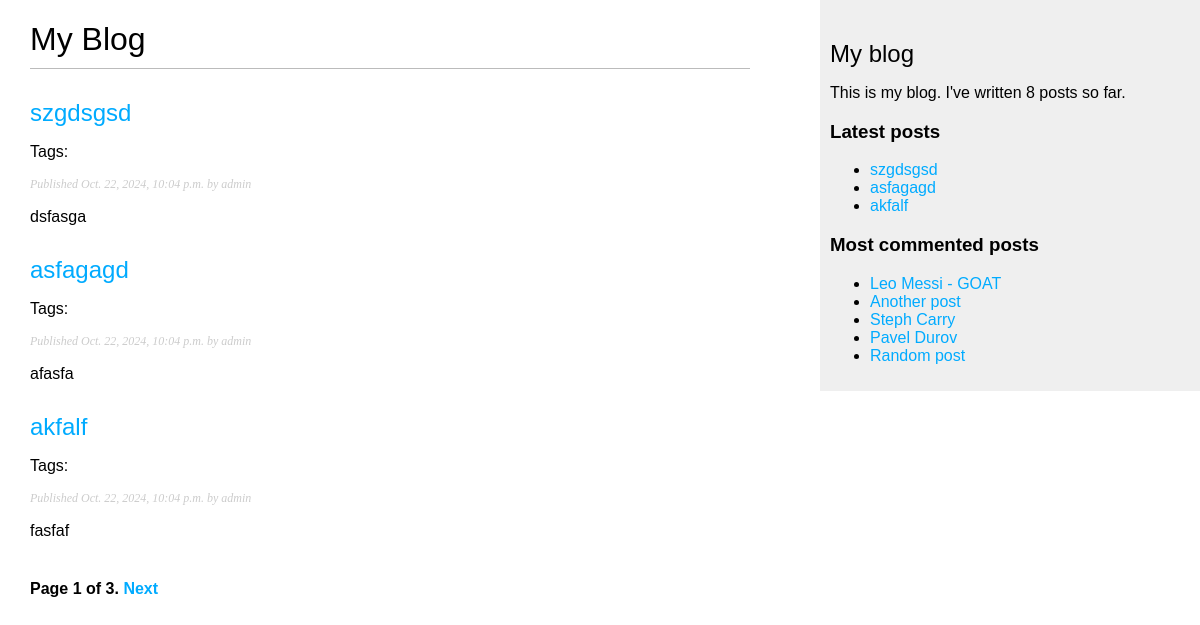
Screenshot of /blog/ with the database file from the repository.
### blog/models.py (models this page shows, shortened)
class Post(models.Model):
    class Status(models.TextChoices):
        DRAFT = 'DF', 'Draft'
        PUBLISHED = 'PB', 'Published'
    title = models.CharField(max_length=250)
    slug = models.SlugField(max_length=250,
                            unique_for_date='publish')
    author = models.ForeignKey(User,
                               on_delete=models.CASCADE,
                               related_name='blog_posts')
    body = models.TextField()
    publish = models.DateTimeField(default=timezone.now)
    created = models.DateTimeField(auto_now_add=True)
    updated = models.DateTimeField(auto_now=True)
    status = models.CharField(max_length=2,
                              choices=Status.choices,
                              default=Status.DRAFT)
    objects = models.Manager()  # менеджер, применяемый по умолчанию
    published = PublishedManager()  # конкретно-прикладной менеджер
    class Meta:
        ordering = ['-publish']
        indexes = [
            models.Index(fields=['-publish']),
        ]
    def get_absolute_url(self):
        return reverse('blog:post_detail',
                       args=[self.publish.year,
                             self.publish.month,
                             self.publish.day,
                             self.slug])
    tags = TaggableManager()

### blog/views.py (the view)
# urls.py: path('', views.post_list, name='post_list'),
def post_list(requset, tag_slug=None):
    post_list = Post.published.all()
    tag = None
    if tag_slug:
        tag = get_object_or_404(Tag, slug=tag_slug)
        post_list = post_list.filter(tags__in=[tag])
    paginator = Paginator(post_list, 3)
    page_number = requset.GET.get('page', 1)
    try:
        posts = paginator.page(page_number)
    except PageNotAnInteger:
        posts = paginator.page(1)
    except EmptyPage:
        posts = paginator.page(paginator.num_pages)
    return render(requset,
                  'blog/post/list.html',
                  {'posts': posts})

### blog/models.py (called while the page is built)
    def get_queryset(self):
        return super().get_queryset().filter(status=Post.Status.PUBLISHED)

### blog/templatetags/blog_tags.py (called while the page is built)
@register.simple_tag
def total_posts():
    return Post.published.count()

@register.inclusion_tag('blog/post/latest_posts.html')
def show_latest_posts(count=5):
    latest_posts = Post.published.order_by('-publish')[:count]
    return {'latest_posts': latest_posts}

@register.simple_tag
def get_most_commented_posts(count=5):
    return Post.published.annotate(
                total_comments=Count('comments')
            ).order_by('-total_comments')[:count]

@register.filter(name='markdown')
def markdown_format(text):
    return mark_safe(markdown.markdown(text))

### blog/templates/blog/post/list.html (shortened to what this page needs)
{% extends "blog/base.html" %}
{% load blog_tags %}
{% block content %}
  <h1>My Blog</h1>
  {% for post in posts %}
    <h2>
      <a href="{{ post.get_absolute_url }}">
        {{ post.title }}
      </a>
    </h2>
    <p class="tags">Tags:
    </p>
    <p class="date">
      Published {{ post.publish }} by {{ post.author }}
    </p>
    {{ post.body|markdown|truncatewords:30}}
  {% endfor %}
  {% include "pagination.html" with page=posts %}
{% endblock %}

### blog/templates/blog/base.html (shortened to what this page needs)
{% load static %}
{% load blog_tags %}
<!DOCTYPE html>
<html>
<head>
  <link href="{% static "css/blog.css" %}" rel="stylesheet">
</head>
<body>
  <div id="content">
    {% block content %}
    {% endblock %}
  </div>
  <div id="sidebar">
    <h2>My blog</h2>
    <p>This is my blog.
       I've written {% total_posts %} posts so far.
    </p>
    <h3>Latest posts</h3>
    {% show_latest_posts 3 %}
    <h3>Most commented posts</h3>
    {% get_most_commented_posts as most_commented_posts %}
    <ul>
      {% for post in most_commented_posts %}
      <li>
        <a href="{{ post.get_absolute_url }}">{{ post.title }}</a>
      </li>
      {% endfor %}
  </div>
</body>
</html>

### blog/templates/pagination.html (shortened to what this page needs)
<div class="pagination">
  <span class="step-links">
    <span class="current">
      Page {{ page.number }} of {{ page.paginator.num_pages }}.
    </span>
    {% if page.has_next %}
      <a href="?page={{ page.next_page_number }}">Next</a>
    {% endif %}
  </span>
</div>

### blog/templates/blog/post/latest_posts.html
 <ul>
  {% for post in latest_posts %}
 <li>
 <a href="{{ post.get_absolute_url }}">{{ post.title }}</a>
 </li>
  {% endfor %}
 </ul>

### blog/static/css/blog.css (style rules this page uses)
body { margin:0; padding:0; font-family:helvetica, sans-serif; }
a { color:#00abff; text-decoration:none; }
h1 { font-weight:normal; border-bottom:1px solid #bbb; padding:0 0 10px 0; }
h2 { font-weight:normal; margin:30px 0 0; }
#content { float:left; width:60%; padding:0 0 0 30px; }
#sidebar { float:right; width:30%; padding:10px; background:#efefef; height:100%; }
p.date { color:#ccc; font-family: georgia, serif; font-size: 12px; font-style: italic; }
.pagination { margin:40px 0; font-weight:bold; }

### rows the page displays
Post: title "szgdsgsd", publish "Oct. 22, 2024, 10:04 p.m.", author "admin", body "dsfasga"
Post: title "asfagagd", publish "Oct. 22, 2024, 10:04 p.m.", author "admin", body "afasfa"
Post: title "akfalf", publish "Oct. 22, 2024, 10:04 p.m.", author "admin", body "fasfaf"
Post: title "Leo Messi - GOAT"
Post: title "Another post"
Post: title "Steph Carry"
Post: title "Pavel Durov"
Post: title "Random post"

### other values shown
{{ page.number }} "1"
{{ page.paginator.num_pages }} "3"
